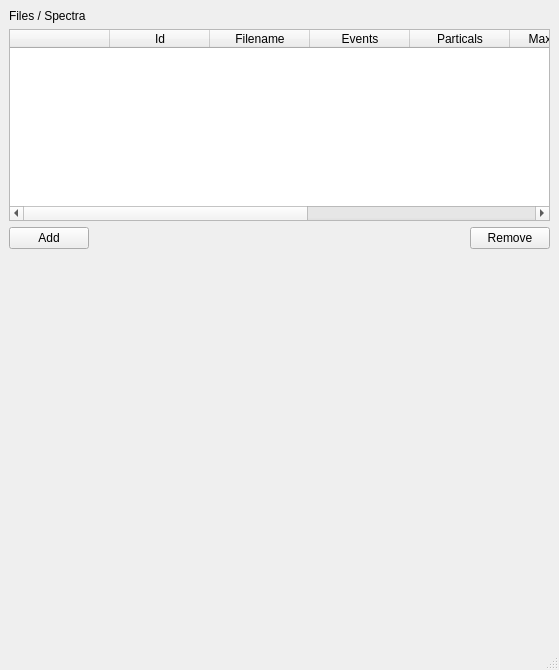
<?xml version="1.0" encoding="UTF-8"?>
<ui version="4.0">
 <class>MainWindow</class>
 <widget class="QMainWindow" name="MainWindow">
  <property name="geometry">
   <rect>
    <x>0</x>
    <y>0</y>
    <width>559</width>
    <height>670</height>
   </rect>
  </property>
  <property name="windowTitle">
   <string>Energy Spectra</string>
  </property>
  <widget class="QWidget" name="centralwidget">
   <layout class="QGridLayout" name="gridLayout">
    <item row="0" column="0" colspan="3">
     <widget class="QLabel" name="label">
      <property name="text">
       <string>Files / Spectra</string>
      </property>
     </widget>
    </item>
    <item row="1" column="0" colspan="3">
     <widget class="QTableWidget" name="files_tableWidget">
      <property name="sizePolicy">
       <sizepolicy hsizetype="Expanding" vsizetype="Preferred">
        <horstretch>0</horstretch>
        <verstretch>0</verstretch>
       </sizepolicy>
      </property>
      <property name="editTriggers">
       <set>QAbstractItemView::EditTrigger::NoEditTriggers</set>
      </property>
      <property name="alternatingRowColors">
       <bool>true</bool>
      </property>
      <property name="selectionMode">
       <enum>QAbstractItemView::SelectionMode::SingleSelection</enum>
      </property>
      <property name="selectionBehavior">
       <enum>QAbstractItemView::SelectionBehavior::SelectRows</enum>
      </property>
      <attribute name="horizontalHeaderVisible">
       <bool>true</bool>
      </attribute>
      <attribute name="horizontalHeaderStretchLastSection">
       <bool>true</bool>
      </attribute>
      <attribute name="verticalHeaderVisible">
       <bool>false</bool>
      </attribute>
      <column>
       <property name="text">
        <string/>
       </property>
      </column>
      <column>
       <property name="text">
        <string>Id</string>
       </property>
      </column>
      <column>
       <property name="text">
        <string>Filename</string>
       </property>
      </column>
      <column>
       <property name="text">
        <string>Events</string>
       </property>
      </column>
      <column>
       <property name="text">
        <string>Particals</string>
       </property>
      </column>
      <column>
       <property name="text">
        <string>Max energy</string>
       </property>
      </column>
      <column>
       <property name="text">
        <string>Min energy</string>
       </property>
      </column>
      <column>
       <property name="text">
        <string>Mean</string>
       </property>
      </column>
      <column>
       <property name="text">
        <string>Zeros</string>
       </property>
      </column>
     </widget>
    </item>
    <item row="2" column="0">
     <widget class="QPushButton" name="add_pushButton">
      <property name="text">
       <string>Add</string>
      </property>
     </widget>
    </item>
    <item row="2" column="1">
     <spacer name="horizontalSpacer">
      <property name="orientation">
       <enum>Qt::Orientation::Horizontal</enum>
      </property>
      <property name="sizeHint" stdset="0">
       <size>
        <width>366</width>
        <height>20</height>
       </size>
      </property>
     </spacer>
    </item>
    <item row="2" column="2">
     <widget class="QPushButton" name="remove_pushButton">
      <property name="text">
       <string>Remove</string>
      </property>
     </widget>
    </item>
    <item row="3" column="0" colspan="3">
     <widget class="QWidget" name="chart_widget" native="true">
      <property name="sizePolicy">
       <sizepolicy hsizetype="Expanding" vsizetype="Expanding">
        <horstretch>0</horstretch>
        <verstretch>0</verstretch>
       </sizepolicy>
      </property>
     </widget>
    </item>
   </layout>
  </widget>
  <widget class="QStatusBar" name="statusbar"/>
 </widget>
 <resources/>
 <connections/>
</ui>
